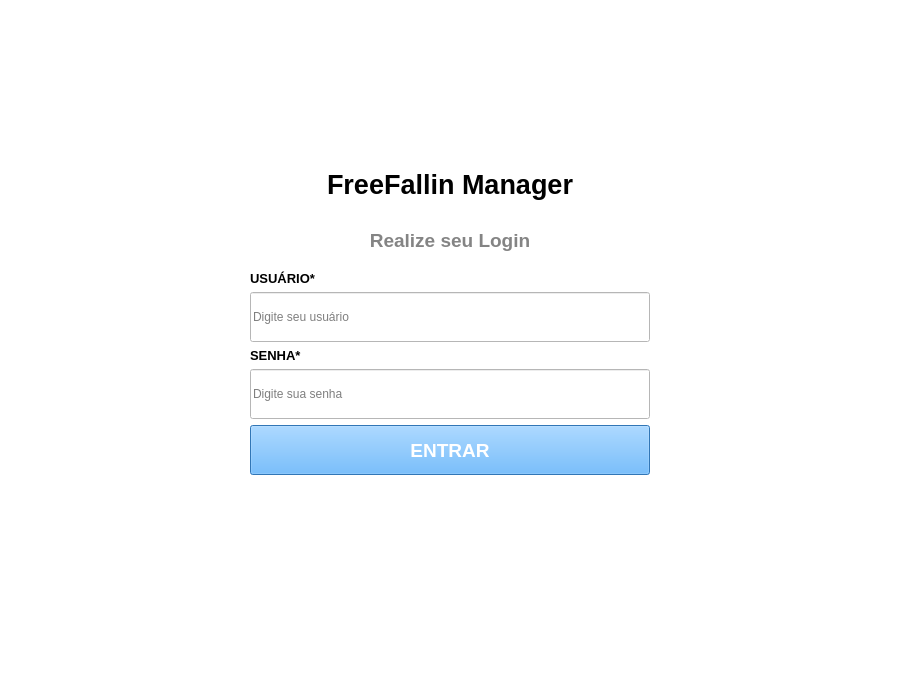
<?xml version="1.0" encoding="UTF-8"?>
<ui version="4.0">
 <class>TelaLogin</class>
 <widget class="QMainWindow" name="TelaLogin">
  <property name="geometry">
   <rect>
    <x>0</x>
    <y>0</y>
    <width>900</width>
    <height>700</height>
   </rect>
  </property>
  <property name="windowTitle">
   <string>Login</string>
  </property>
  <property name="layoutDirection">
   <enum>Qt::LeftToRight</enum>
  </property>
  <property name="styleSheet">
   <string notr="true">background-color: rgb(255, 255, 255);</string>
  </property>
  <widget class="QWidget" name="centralwidget">
   <layout class="QGridLayout" name="gridLayout">
    <item row="2" column="1">
     <widget class="QLabel" name="label">
      <property name="minimumSize">
       <size>
        <width>300</width>
        <height>50</height>
       </size>
      </property>
      <property name="maximumSize">
       <size>
        <width>400</width>
        <height>50</height>
       </size>
      </property>
      <property name="font">
       <font>
        <pointsize>14</pointsize>
        <weight>75</weight>
        <bold>true</bold>
       </font>
      </property>
      <property name="styleSheet">
       <string notr="true">color:rgb(132, 132, 132)</string>
      </property>
      <property name="text">
       <string>Realize seu Login</string>
      </property>
      <property name="alignment">
       <set>Qt::AlignCenter</set>
      </property>
     </widget>
    </item>
    <item row="1" column="1">
     <widget class="QLabel" name="label_8">
      <property name="minimumSize">
       <size>
        <width>400</width>
        <height>50</height>
       </size>
      </property>
      <property name="maximumSize">
       <size>
        <width>400</width>
        <height>50</height>
       </size>
      </property>
      <property name="font">
       <font>
        <pointsize>20</pointsize>
        <weight>75</weight>
        <bold>true</bold>
       </font>
      </property>
      <property name="styleSheet">
       <string notr="true"/>
      </property>
      <property name="text">
       <string>FreeFallin Manager</string>
      </property>
      <property name="alignment">
       <set>Qt::AlignCenter</set>
      </property>
     </widget>
    </item>
    <item row="3" column="1">
     <widget class="QLabel" name="label_6">
      <property name="minimumSize">
       <size>
        <width>0</width>
        <height>0</height>
       </size>
      </property>
      <property name="font">
       <font>
        <pointsize>10</pointsize>
        <weight>75</weight>
        <bold>true</bold>
       </font>
      </property>
      <property name="text">
       <string>USUÁRIO*</string>
      </property>
     </widget>
    </item>
    <item row="4" column="1">
     <widget class="QLineEdit" name="campoUsuario">
      <property name="minimumSize">
       <size>
        <width>400</width>
        <height>50</height>
       </size>
      </property>
      <property name="maximumSize">
       <size>
        <width>400</width>
        <height>50</height>
       </size>
      </property>
      <property name="placeholderText">
       <string>Digite seu usuário</string>
      </property>
     </widget>
    </item>
    <item row="5" column="1">
     <widget class="QLabel" name="label_5">
      <property name="font">
       <font>
        <pointsize>10</pointsize>
        <weight>75</weight>
        <bold>true</bold>
       </font>
      </property>
      <property name="text">
       <string>SENHA*</string>
      </property>
     </widget>
    </item>
    <item row="6" column="1">
     <widget class="QLineEdit" name="campoSenha">
      <property name="minimumSize">
       <size>
        <width>400</width>
        <height>50</height>
       </size>
      </property>
      <property name="maximumSize">
       <size>
        <width>400</width>
        <height>50</height>
       </size>
      </property>
      <property name="placeholderText">
       <string>Digite sua senha</string>
      </property>
     </widget>
    </item>
    <item row="7" column="1">
     <widget class="QPushButton" name="botaoLogin">
      <property name="minimumSize">
       <size>
        <width>400</width>
        <height>50</height>
       </size>
      </property>
      <property name="maximumSize">
       <size>
        <width>400</width>
        <height>50</height>
       </size>
      </property>
      <property name="font">
       <font>
        <pointsize>14</pointsize>
        <weight>75</weight>
        <bold>true</bold>
       </font>
      </property>
      <property name="styleSheet">
       <string notr="true">color: rgb(255, 255, 255);
background-color: rgb(68, 165, 255)</string>
      </property>
      <property name="text">
       <string>ENTRAR</string>
      </property>
     </widget>
    </item>
    <item row="8" column="1">
     <spacer name="verticalSpacer_2">
      <property name="orientation">
       <enum>Qt::Vertical</enum>
      </property>
      <property name="sizeHint" stdset="0">
       <size>
        <width>20</width>
        <height>40</height>
       </size>
      </property>
     </spacer>
    </item>
    <item row="0" column="1">
     <spacer name="verticalSpacer">
      <property name="orientation">
       <enum>Qt::Vertical</enum>
      </property>
      <property name="sizeType">
       <enum>QSizePolicy::Fixed</enum>
      </property>
      <property name="sizeHint" stdset="0">
       <size>
        <width>50</width>
        <height>150</height>
       </size>
      </property>
     </spacer>
    </item>
   </layout>
  </widget>
 </widget>
 <resources/>
 <connections/>
</ui>
